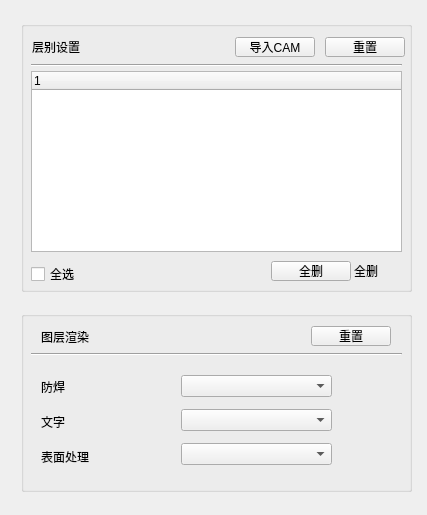
<?xml version="1.0" encoding="UTF-8"?>
<ui version="4.0">
 <class>CAMLayerSettingWidget</class>
 <widget class="QWidget" name="CAMLayerSettingWidget">
  <property name="geometry">
   <rect>
    <x>0</x>
    <y>0</y>
    <width>427</width>
    <height>515</height>
   </rect>
  </property>
  <property name="windowTitle">
   <string>Form</string>
  </property>
  <layout class="QHBoxLayout" name="horizontalLayout_2">
   <item>
    <widget class="QWidget" name="horizontalWidget" native="true">
     <widget class="QGroupBox" name="groupBox">
      <property name="geometry">
       <rect>
        <x>10</x>
        <y>10</y>
        <width>391</width>
        <height>271</height>
       </rect>
      </property>
      <property name="title">
       <string/>
      </property>
      <widget class="QLabel" name="label">
       <property name="geometry">
        <rect>
         <x>11</x>
         <y>20</y>
         <width>54</width>
         <height>12</height>
        </rect>
       </property>
       <property name="text">
        <string>层别设置</string>
       </property>
      </widget>
      <widget class="QPushButton" name="importCAMPushButton">
       <property name="geometry">
        <rect>
         <x>214</x>
         <y>16</y>
         <width>80</width>
         <height>20</height>
        </rect>
       </property>
       <property name="text">
        <string>导入CAM</string>
       </property>
      </widget>
      <widget class="QPushButton" name="resetPushButton">
       <property name="geometry">
        <rect>
         <x>304</x>
         <y>16</y>
         <width>80</width>
         <height>20</height>
        </rect>
       </property>
       <property name="text">
        <string>重置</string>
       </property>
      </widget>
      <widget class="QTreeWidget" name="treeWidget">
       <property name="geometry">
        <rect>
         <x>10</x>
         <y>50</y>
         <width>371</width>
         <height>181</height>
        </rect>
       </property>
       <column>
        <property name="text">
         <string notr="true">1</string>
        </property>
       </column>
      </widget>
      <widget class="QCheckBox" name="checkBox">
       <property name="geometry">
        <rect>
         <x>10</x>
         <y>244</y>
         <width>73</width>
         <height>18</height>
        </rect>
       </property>
       <property name="text">
        <string>全选</string>
       </property>
      </widget>
      <widget class="QPushButton" name="deletaAllPushButton">
       <property name="geometry">
        <rect>
         <x>250</x>
         <y>240</y>
         <width>80</width>
         <height>20</height>
        </rect>
       </property>
       <property name="text">
        <string>全删</string>
       </property>
      </widget>
      <widget class="QLabel" name="label_2">
       <property name="geometry">
        <rect>
         <x>333</x>
         <y>244</y>
         <width>54</width>
         <height>12</height>
        </rect>
       </property>
       <property name="text">
        <string>全删</string>
       </property>
      </widget>
      <widget class="Line" name="line">
       <property name="geometry">
        <rect>
         <x>10</x>
         <y>34</y>
         <width>371</width>
         <height>20</height>
        </rect>
       </property>
       <property name="orientation">
        <enum>Qt::Horizontal</enum>
       </property>
      </widget>
     </widget>
     <widget class="QGroupBox" name="groupBox_2">
      <property name="geometry">
       <rect>
        <x>10</x>
        <y>300</y>
        <width>391</width>
        <height>181</height>
       </rect>
      </property>
      <property name="title">
       <string/>
      </property>
      <widget class="QLabel" name="label_3">
       <property name="geometry">
        <rect>
         <x>20</x>
         <y>20</y>
         <width>54</width>
         <height>12</height>
        </rect>
       </property>
       <property name="text">
        <string>图层渲染</string>
       </property>
      </widget>
      <widget class="QPushButton" name="ressetPushButton2">
       <property name="geometry">
        <rect>
         <x>290</x>
         <y>15</y>
         <width>80</width>
         <height>20</height>
        </rect>
       </property>
       <property name="text">
        <string>重置</string>
       </property>
      </widget>
      <widget class="Line" name="line_2">
       <property name="geometry">
        <rect>
         <x>10</x>
         <y>33</y>
         <width>371</width>
         <height>20</height>
        </rect>
       </property>
       <property name="orientation">
        <enum>Qt::Horizontal</enum>
       </property>
      </widget>
      <widget class="QLabel" name="label_4">
       <property name="geometry">
        <rect>
         <x>20</x>
         <y>70</y>
         <width>54</width>
         <height>12</height>
        </rect>
       </property>
       <property name="text">
        <string>防焊</string>
       </property>
      </widget>
      <widget class="QLabel" name="label_5">
       <property name="geometry">
        <rect>
         <x>20</x>
         <y>105</y>
         <width>54</width>
         <height>12</height>
        </rect>
       </property>
       <property name="text">
        <string>文字</string>
       </property>
      </widget>
      <widget class="QLabel" name="label_9">
       <property name="geometry">
        <rect>
         <x>20</x>
         <y>140</y>
         <width>54</width>
         <height>12</height>
        </rect>
       </property>
       <property name="text">
        <string>表面处理</string>
       </property>
      </widget>
      <widget class="QComboBox" name="comboBox">
       <property name="geometry">
        <rect>
         <x>160</x>
         <y>64</y>
         <width>151</width>
         <height>22</height>
        </rect>
       </property>
      </widget>
      <widget class="QComboBox" name="comboBox_3">
       <property name="geometry">
        <rect>
         <x>160</x>
         <y>98</y>
         <width>151</width>
         <height>22</height>
        </rect>
       </property>
      </widget>
      <widget class="QComboBox" name="comboBox_4">
       <property name="geometry">
        <rect>
         <x>160</x>
         <y>132</y>
         <width>151</width>
         <height>22</height>
        </rect>
       </property>
      </widget>
     </widget>
    </widget>
   </item>
  </layout>
 </widget>
 <resources/>
 <connections/>
</ui>
